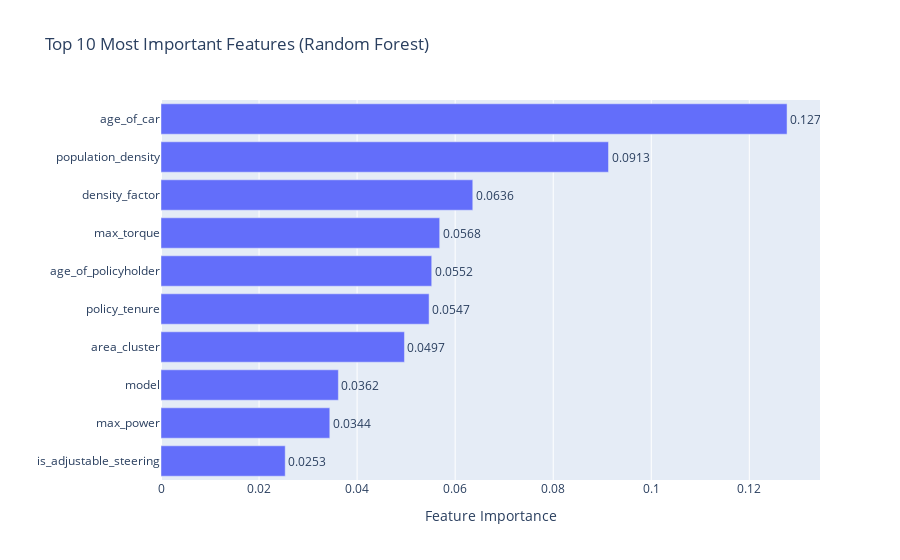

Notebook cell for this chart:
### Markdown cell above
### Now,

- Retrieving the Important Features with the help of best model
- Visualizing the top 10 imp features

### Code cell
#feature importances

importances = xgb.feature_importances_
feature_names = x_train_res.columns

#creating a dataframe for viz
feature_imp_df = pd.DataFrame({
    'Feature': feature_names,
    'Importance':importances
}).sort_values(by='Importance', ascending=False).head(10)

top_10_features = feature_imp_df['Feature'].tolist()
pd.Series(top_10_features, name='Feature').to_csv('../models/top_10_features.csv', index=False)

fig = px.bar(
    feature_imp_df,
    x='Importance',
    y='Feature',
    orientation='h',
    title='Top 10 Most Important Features (Random Forest)',
    text='Importance',
)
fig.update_traces(texttemplate='%{text:.4f}', textposition='outside')
fig.update_layout(yaxis={'categoryorder': 'total ascending'}, xaxis_title='Feature Importance', yaxis_title='')
fig.show()

print("Top 10 features\n",top_10_features)

### Figure 1 — Plotly figure (JSON) as saved in the notebook; plotly's stock layout.template omitted (floating-point values rounded to 4 significant figures)
{"data": [{"alignmentgroup": "True", "hovertemplate": "Importance=%{text}<br>Feature=%{y}<extra></extra>", "legendgroup": "", "marker": {"color": "#636efa", "pattern": {"shape": ""}}, "name": "", "offsetgroup": "", "orientation": "h", "showlegend": false, "text": [0.1277, 0.09128, 0.0636, 0.05684, 0.05522, 0.05468, 0.04966, 0.03618, 0.03443, 0.02534], "textposition": "outside", "texttemplate": "%{text:.4f}", "type": "bar", "x": [0.1277, 0.09128, 0.0636, 0.05684, 0.05522, 0.05468, 0.04966, 0.03618, 0.03443, 0.02534], "xaxis": "x", "y": ["age_of_car", "population_density", "density_factor", "max_torque", "age_of_policyholder", "policy_tenure", "area_cluster", "model", "max_power", "is_adjustable_steering"], "yaxis": "y"}], "layout": {"barmode": "relative", "legend": {"tracegroupgap": 0}, "title": {"text": "Top 10 Most Important Features (Random Forest)"}, "xaxis": {"anchor": "y", "domain": [0, 1], "title": {"text": "Feature Importance"}}, "yaxis": {"anchor": "x", "categoryorder": "total ascending", "domain": [0, 1], "title": {"text": ""}}}}
